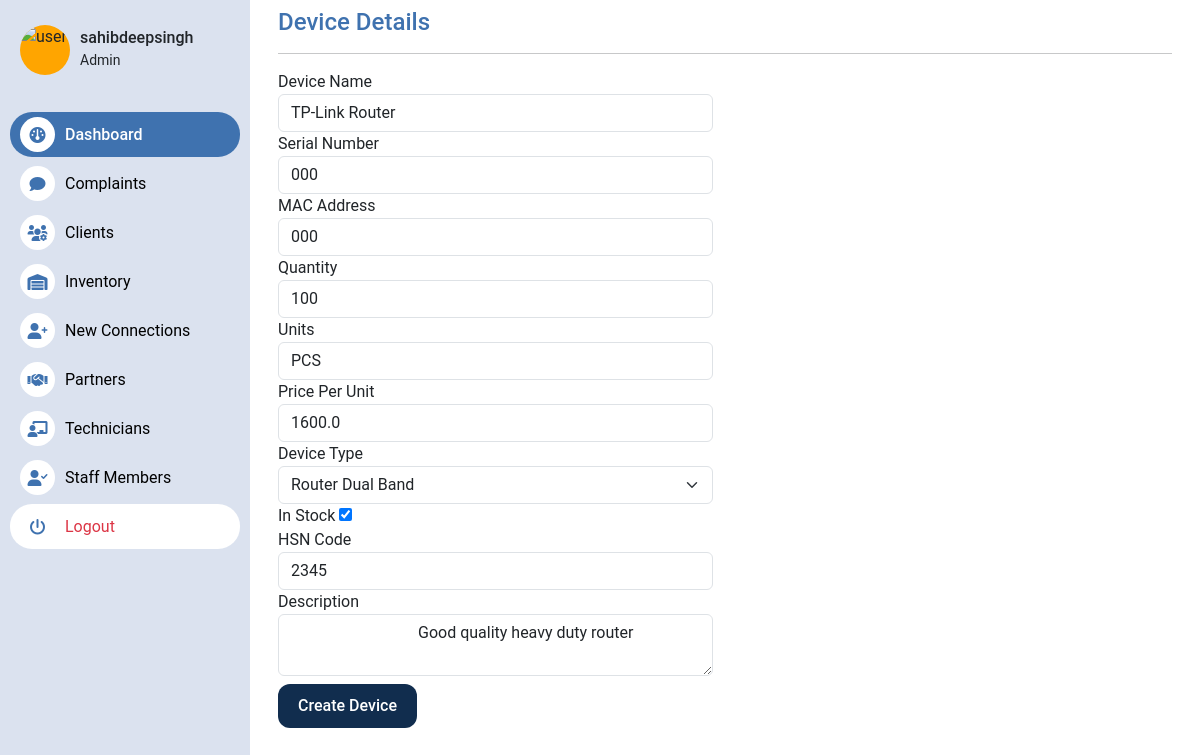
/inventory/view-update-device/2/ (signed in), run on an earlier commit of the app's database.
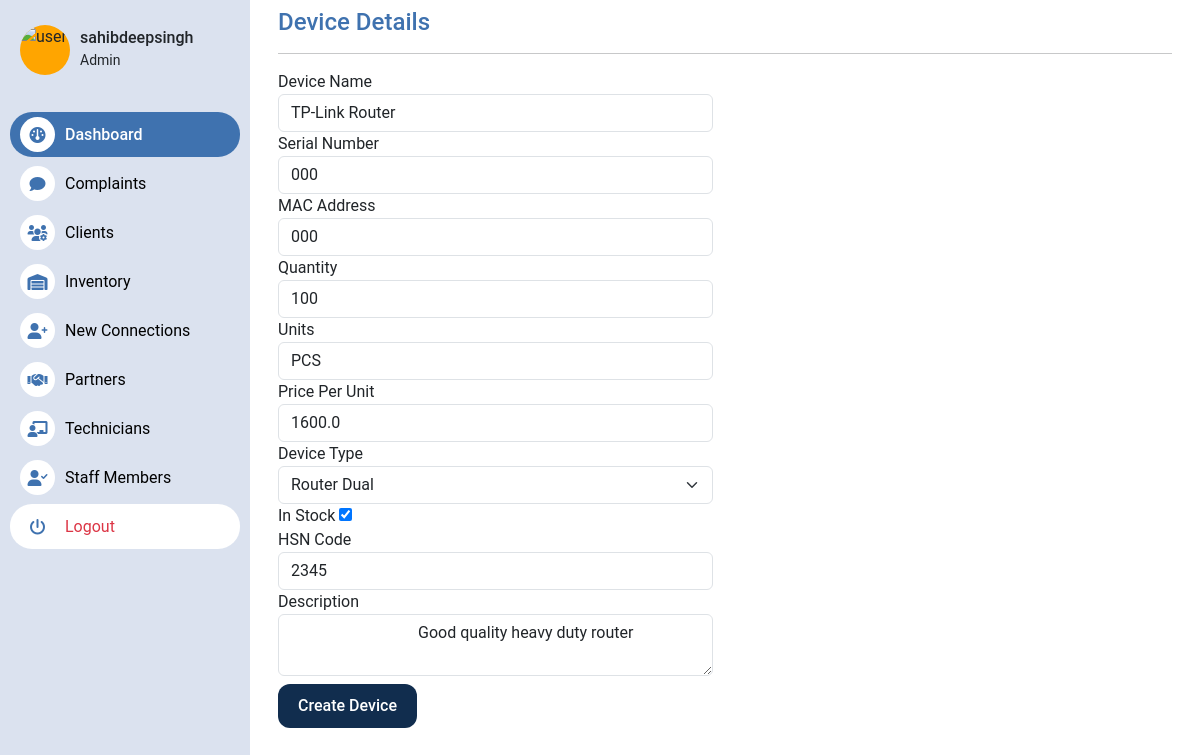
And on a later commit of the database.
### inventory/models.py (models this page shows, shortened)
class DeviceDetail(models.Model):
    added_by = models.ForeignKey(User, on_delete=models.CASCADE)
    name = models.CharField(max_length=255)
    serial_number = models.CharField(max_length=255,null=True,blank=True)
    mac_address = models.CharField(max_length=255,null=True,blank=True)
    quantity = models.IntegerField(default=1)
    date_added = models.DateTimeField(auto_now_add=True)
    units = models.CharField(max_length=255)
    price_per_unit = models.FloatField()
    device_type = models.CharField(max_length=255,choices=device_choices,default='Other')
    in_stock = models.BooleanField(default=True)
    hsn_code = models.CharField(max_length=255,blank=True,null=True)
    image = models.ImageField(upload_to='device_images',blank=True,null=True)
    description = models.TextField(blank=True,null=True)
    provider_type = models.CharField(max_length=255,choices=(('ISP','ISP'),('Camera Connection','Camera Connection')))

### inventory/views.py (the view, shortened to what this page needs)
# urls.py: path("view-update-device/<int:id>/", view_and_update_device, name="view-update-device"),
@group_required("Staff","Admin","Partner")
def view_and_update_device(req, id):
    device = DeviceDetail.objects.get(id=id)
    context = {
        "device": device
    }
    return render(req, "inventory/view_and_update_device.html",context)

### templates/inventory/view_and_update_device.html (shortened to what this page needs)
{% extends 'home/base.html' %}
{% block content %}
    <div class="container mt-2">
        <h4 class="mx-3" style="color:#3F72AF;">Device Details</h4>
        <hr class="mx-3">
        <div class="container px-3">
            <div class="row">
                <div class="col-md-6">
                    <form action="{% url 'view-update-device' device.id %}" method="post" enctype="multipart/form-data">
                        <div class="form-group">
                            <label for="name">Device Name</label>
                            <input type="text" class="form-control" id="name" name="name" value="{{device.name}}" required>
                        </div>
                        <div class="form-group">
                            <label for="serial_number">Serial Number</label>
                            <input type="text" class="form-control" id="serial_number" name="serial_number" value="{{device.serial_number}}">
                        </div>
                        <div class="form-group">
                            <label for="mac_address">MAC Address</label>
                            <input type="text" class="form-control" id="mac_address" name="mac_address"  value="{{device.mac_address}}">
                        </div>
                        <div class="form-group">
                            <label for="quantity">Quantity</label>
                            <input type="number" class="form-control" id="quantity" name="quantity" value="{{device.quantity}}">
                        </div>
                        <div class="form-group">
                            <label for="units">Units</label>
                            <input type="text" class="form-control" id="units" name="units" required value="{{device.units}}">
                        </div>
                        <div class="form-group">
                            <label for="price_per_unit">Price Per Unit</label>
                            <input type="number" class="form-control" id="price_per_unit" name="price_per_unit" required value="{{device.price_per_unit}}">
                        </div>
                        <div class="form-group">
                            <label for="device_type">Device Type</label>
                        <select class="form-select" id="device_type" name="device_type">
                            <option value="{{device.device_type}}">{{device.device_type}}</option>
                        </select>
                        </div>
                        <div class="form-group">
                            <label for="in_stock">In Stock</label>
                            {% if not device.in_stock %}
                                <input type="checkbox" id="in_stock" name="in_stock">
                            {% else %}
                                <input type="checkbox" id="in_stock" name="in_stock" checked>
                            {% endif %}
                        </div>
                        <div class="form-group">
                            <label for="hsn_code">HSN Code</label>
                            <input type="text" class="form-control" id="hsn_code" name="hsn_code" value="{{device.hsn_code}}" required>
                        </div>
                        <div class="form-group">
                            <label for="description">Description</label>
                            <textarea class="form-control" id="description" name="description" required>
                                {{device.description}}
                            </textarea>
                        </div>
                        <div class="form-group mt-2">
                            <button type="submit" class="dark-button">Create Device</button>
                        </div>
                    </form>
                </div>
                <div class="col-md-6">
                </div>
            </div>
        </div>
    </div>
{% endblock content %}

What changed in the data, as far as the page shows it:
changed DeviceDetail "TP-Link Router": device_type "Router Dual Band" → "Router Dual"
